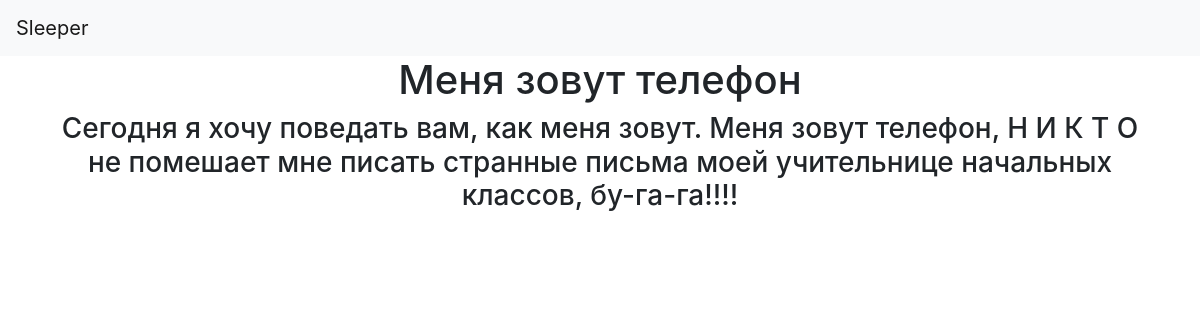
/sleeps/2, run on the app's committed database.
### data/stories.py (models this page shows)
class Stories(SqlAlchemyBase):
    __tablename__ = 'stories'
    id = sqlalchemy.Column(sqlalchemy.Integer, primary_key=True, autoincrement=True)
    name = sqlalchemy.Column(sqlalchemy.String)
    text = sqlalchemy.Column(sqlalchemy.TEXT)

### main.py (the view)
@app.route('/sleeps/<id>', methods=['GET'])
def sleep(id):
    try:
        id = int(id)
    except Exception:
        return render_template('read_story.html', message='Ошибка при вводе id', buttons=False, title='Ошибка id')
    answer = functions.reading(id)
    if answer == 'Неверный ID':
        return render_template('read_story.html', name='Такой истории не существует', text='', buttons=False,
                               title='Несуществующая история')
    return render_template('read_story.html', name=answer['name'], text=answer['text'], buttons=False,
                           title=f'История №{id}')

### data/db_session.py (called while the page is built)
def create_session() -> Session:
    global __factory
    return __factory()

### data/functions.py (called while the page is built)
def reading(sleep_id: int):
    db_sess = db_session.create_session()
    story = db_sess.query(stories.Stories).filter(stories.Stories.id == sleep_id).first()
    if not story:
        return 'Неверный ID'
    return {'name': story.name, 'text': story.text}

### templates/read_story.html
{% extends "base.html" %}
{% block content %}
            <div align="center">
                <h1>{{ name }}</h1>
                <h3>{{ text }}</h3>
            </div>
{% endblock %}

### data on the page
Stories: name "Меня зовут телефон", text "Сегодня я хочу поведать вам, как меня зовут. Меня зовут телефон, Н И К Т О не помешает мне писать странные письма моей учительнице начальных классов, бу-га-га!!!!"
